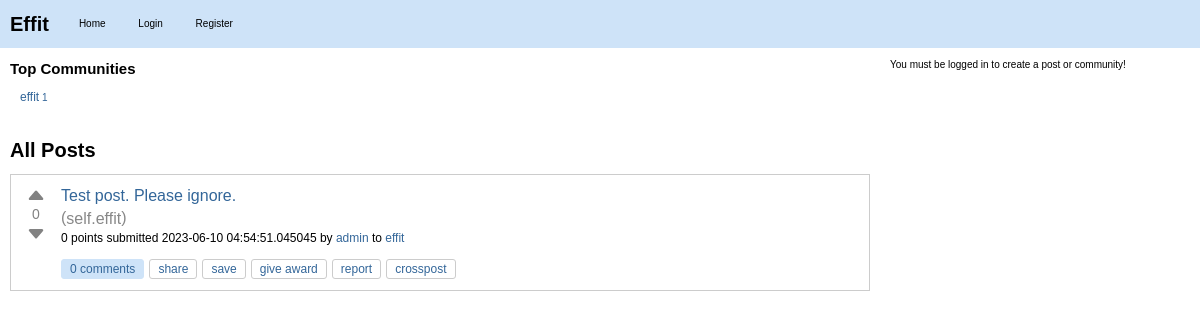
Before: / with the older database file.
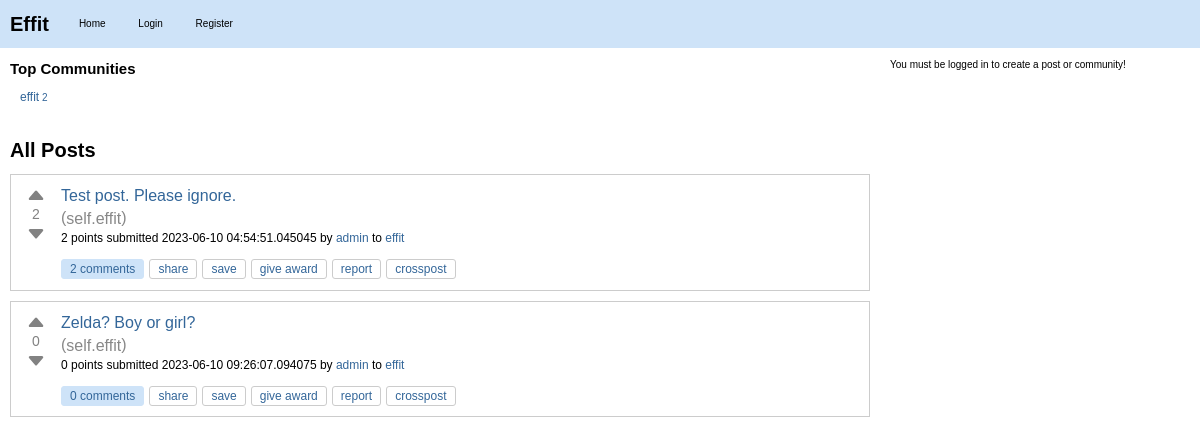
After: the same page with the newer database file.
### effit.py (models this page shows)
class Community(db.Model):
    id = db.Column(db.Integer, primary_key=True)
    name = db.Column(db.String(80), unique=True, nullable=False)
    description = db.Column(db.String(200))
    creator_id = db.Column(db.Integer, db.ForeignKey("user.id"))
    creator = db.relationship(
        "User", backref=db.backref("created_communities", lazy=True)
    )
    posts = db.relationship("Post", backref="community", lazy=True)

class Post(db.Model):
    id = db.Column(db.Integer, primary_key=True)
    title = db.Column(db.String(120), nullable=False)
    content = db.Column(db.Text, nullable=False)
    user_id = db.Column(db.Integer, db.ForeignKey("user.id"), nullable=False)
    created_at = db.Column(db.DateTime, default=datetime.utcnow)
    community_id = db.Column(db.Integer, db.ForeignKey("community.id"), nullable=False)
    upvotes = db.Column(db.Integer, default=0)
    downvotes = db.Column(db.Integer, default=0)
    comments = db.relationship("Comment", backref="post", lazy=True)
    slug = db.Column(db.String(120), nullable=False)
    @property
    def score(self):
        return self.upvotes - self.downvotes

class User(db.Model):
    id = db.Column(db.Integer, primary_key=True)
    username = db.Column(db.String(80), unique=True, nullable=False)
    password = db.Column(db.String(120), nullable=False)
    posts = db.relationship("Post", backref="author", lazy=True)
    communities = db.relationship(
        "Community",
        secondary=community_members,
        backref=db.backref("members", lazy="dynamic"),
    )

### effit.py (the view)
@app.route("/")
def index():
    posts = Post.query.all()
    top_communities = (
        Community.query.join(Community.posts)
        .with_entities(Community, func.count(Post.id).label("post_count"))
        .group_by(Community)
        .order_by(func.count(Post.id).desc())
        .limit(5)
        .all()
    )
    community = (
        Community.query.first()
    )  # or however you want to get a default community
    default_community_id = Community.query.filter_by(name="effit").first().id
    return render_template(
        "index.html",
        posts=posts,
        top_communities=top_communities,
        community=community,
        default_community_id=default_community_id,
    )

### templates/index.html (shortened to what this page needs)
{% extends "layout.html" %}
{% block content %}
<div class="top-communities">
    <h2>Top Communities</h2>
    <div class="community-list">
      {% for community, post_count in top_communities %}
        <div class="community">
          <a href="{{ url_for('community_posts', community_name=community.name) }}">
            <span class="community-name">{{ community.name }}</span>
            <span class="post-count">{{ post_count }}</span>
          </a>
        </div>
      {% endfor %}
    </div>
</div>
<div id="posts">
    <h2>All Posts</h2>
    {% for post in posts %}
    <div class="post-item" id="post-{{ post.id }}">
        <div class="post">
            <div class="vote">
                <button class="upvote" onclick="vote('{{ post.id }}', '{{ post.slug }}', '{{ post.community.name }}', 'upvote')">
                    <svg xmlns="http://www.w3.org/2000/svg" width="20" height="20" fill="currentColor" class="bi bi-caret-up-fill" viewBox="0 0 16 16">
                      <path d="M7.247 4.86l-4.796 5.481c-.646.74.037 1.659.877 1.659h9.392c.839 0 1.523-.92.877-1.659l-4.796-5.48a1 1 0 0 0-1.554 0z"/>
                    </svg>
                </button>
                <span class="score">{{ post.score }}</span>
                <button class="downvote" onclick="vote('{{ post.id }}', '{{ post.slug }}', '{{ post.community.name }}', 'downvote')">
                    <svg xmlns="http://www.w3.org/2000/svg" width="20" height="20" fill="currentColor" class="bi bi-caret-down-fill" viewBox="0 0 16 16">
                      <path d="M7.247 11.14l-4.796-5.481c-.646-.74.037-1.659.877-1.659h9.392c.839 0 1.523.92.877 1.659l-4.796 5.481a1 1 0 0 1-1.554 0z"/>
                    </svg>
                </button>
            </div>
            <div class="post-info">
                <h3><a class="title may-blank loggedin" href="{{ url_for('post_detail', community_name=post.community.name, post_slug=post.slug) }}">{{ post.title }}</a></h3>
                <span class="domain">(<a href="{{ url_for('community_posts', community_name=post.community.name) }}">self.{{ post.community.name }}</a>)</span>
                <p class="tagline">
                    <span>{{ post.score }} points</span>
                    submitted <time datetime="{{ post.created_at.isoformat() }}">{{ post.created_at }}</time>
                    by <a href="{{ url_for('user_posts', username=post.author.username) }}" class="author may-blank id-t2_d2kpf">{{ post.author.username }}</a>
                    to <a href="{{ url_for('community_posts', community_name=post.community.name) }}" class="subreddit hover may-blank">{{ post.community.name }}</a>
                </p>
                <ul class="flat-list buttons">
                    <li class="first">
                        <a href="{{ url_for('post_detail', community_name=post.community.name, post_slug=post.slug) }}" class="bylink comments may-blank" rel="nofollow">
                            {{ post.comments|length }} comments
                        </a>
                    </li>
                    <li class="share"><a class="post-sharing-button">share</a></li>
                    <li class="link-save-button save-button login-required"><a>save</a></li>
                    <li class="give-gold-button"><a href="#" class="give-gold login-required access-required gold-give-gold" rel="nofollow">give award</a></li>
                    <li class="report-button login-required"><a href="#" class="reportbtn access-required">report</a></li>
                    <li class="crosspost-button"><a class="post-crosspost-button">crosspost</a></li>
                </ul>
            </div>
        </div>
    </div>
    {% endfor %}
</div>
{% endblock %}

### templates/layout.html (shortened to what this page needs)
<!DOCTYPE html>
<html lang="en">
<head>
    <link rel="stylesheet" type="text/css" href="{{ url_for('static', filename='styles.css') }}">
    <link rel="stylesheet" href="https://cdn.jsdelivr.net/npm/simplemde@1.11.2/dist/simplemde.min.css">
</head>
<body>
    <nav>
        <a href="{{ url_for('index') }}" class="logo">Effit</a>
        <ul>
            <li><a href="{{ url_for('index') }}">Home</a></li>
            {% if 'username' not in session %}
                <li><a href="{{ url_for('login') }}">Login</a></li>
                <li><a href="{{ url_for('register') }}">Register</a></li>
            {% else %}
                <li><a href="{{ url_for('logout') }}">Logout</a></li>
            {% endif %}
        </ul>
    </nav>
    <main>
        <div id="container">
            <div id="content">
                {% block content %}
                {% endblock %}
            </div>
            <div id="sidebar">
                {% if 'username' in session %}
                <div class="create-form">
                    <h2>Create a Community</h2>
                    <form action="/create_community" method="post">
                        <label for="name">Name:</label><br>
                        <input type="text" id="name" name="name" value="{{ request.form.name | escape }}"><br>
                        <label for="description">Description:</label><br>
                        <textarea id="description" name="description">{{ request.form.description | escape }}</textarea><br>
                        <input type="submit" value="Create">
                    </form>
                </div>
                <div class="create-form">
                    <form action="{{ url_for('create_post') }}" method="post">
                    {% if community_id %}
                    <input type="hidden" name="community_id" value="{{ community_id }}">
                    {% else %}
                    <input type="hidden" name="community_id" value="{{ default_community_id }}">
                    {% endif %}
                    <input type="submit" value="Create Post">
                    </form>
                </div>
                {% else %}
                <p>You must be logged in to create a post or community!</p>
                {% endif %}
            </div>
        </div>
    </main>
</body>
</html>

### static/styles.css (style rules this page uses)
body, ul, ol, li, p, h1, h2, h3, h4, h5, h6, form, fieldset, input, textarea, button { margin: 0; padding: 0; border: 0; }
body { background-color: #ffffff; color: #000000; font: normal x-small verdana,arial,helvetica,sans-serif; font-style: normal; font-variant-caps: normal; font-weight: normal; font-stretch: normal; font-size: x-small; line-height: normal; font-family: verdana, arial, helvetica, sans-serif; font-size-adjust: none; font-kerning: auto; font-optical-sizing: auto; font-variant-alternates: normal; font-variant-east-asian: normal; font-variant-emoji: ; font-variant-ligatures: normal; font-variant-numeric: normal; font-variant-position: normal; font-language-override: normal; font-feature-settings: normal; font-variation-settings: normal; line-height: 1.4; }
.post, .comment { background-color: #ffffff; margin-bottom: 10px; padding: 10px; border: 1px solid #cccccc; font-size: medium; font-family: Arial,sans-serif; display: flex; align-items: start; }
.post h3, .comment h3 { margin: 0; font-size: 16px; line-height: 1.4; }
.post h3 a, .comment h3 a { color: #336699; text-decoration: none; }
h1, h2, h3, h4, h5, h6 { color: #000000; }
a { color: #336699; text-decoration: none; }
#container { display: flex; }
#sidebar { flex: 0 0 300px; order: 2; }
#content { flex: 1; margin-right: 20px; order: 1; }
nav { background-color: #cee3f8; padding: 10px 0; display: flex; align-items: center; }
nav .logo { font-weight: bold; font-size: 20px; color: #000000; text-decoration: none; margin-right: 20px; margin-left: 10px; }
nav ul { list-style: none; padding: 0; margin: 0; }
nav ul li { display: inline-block; margin-right: 10px; }
nav ul li a { color: #000000; text-decoration: none; padding: 5px 10px; }
main { padding: 10px; }
#posts { margin-bottom: 20px; }
#posts h2 { font-size: 20px; margin-bottom: 10px; }
.post .title { font-size: medium; font-weight: normal; margin-bottom: 1px; margin-bottom: 5px; }
.domain { color: #888; display: inline; overflow: hidden; white-space: nowrap; text-overflow: ellipsis; vertical-align: middle; max-width: 19em; }
.domain a { color: #888; display: inline-block; overflow: hidden; white-space: nowrap; text-overflow: ellipsis; vertical-align: middle; max-width: 19em; text-decoration: none; }
.post p { margin-bottom: 10px; font-size: medium; font-family: Segoe,"PT Sans",Arial,sans-serif; }
.post .tagline { font-size: 12px; }
.flat-list.buttons { list-style: none; margin: 0; padding: 0; display: flex; align-items: center; }
.flat-list.buttons li { display: inline-block; margin-right: 5px; }
.flat-list.buttons li a { display: inline-block; padding: 3px 8px; font-size: 12px; line-height: 1; color: #336699; text-decoration: none; background-color: transparent; border: 1px solid #cccccc; border-radius: 3px; transition: background-color 0.2s ease; }
.flat-list.buttons .comments { padding: 3px 8px; background-color: #cee3f8; color: #336699; border: 1px solid #cee3f8; border-radius: 3px; }
.flat-list.buttons .save-button, .flat-list.buttons .give-gold-button, .flat-list.buttons .report-button, .flat-list.buttons .crosspost-button { background-color: #ffffff; }
.flat-list.buttons .login-required { cursor: pointer; }
.top-communities { margin-bottom: 20px; }
.community-list { display: flex; flex-wrap: nowrap; overflow-x: auto; -webkit-overflow-scrolling: touch; scrollbar-width: thin; scrollbar-color: var(--scrollbar-thumb) var(--scrollbar-track); }
.community { flex: 0 0 auto; padding: 10px; display: flex; flex-direction: column; align-items: center; text-align: center; }
.community-name { font-size: 12px; }
.vote { display: flex; flex-direction: column; align-items: center; justify-content: center; width: 30px; margin-right: 10px; }
.upvote, .downvote { height: 20px; border: none; background: none; color: #828282; cursor: pointer; font-size: 20px; line-height: 1; }
.score { font-size: 14px; color: #828282; }

Changed rows visible on the page:
computed for Community "effit": id "1" → "2"
changed Post "Test post. Please ignore.": score "0" → "2"; comments|length "0" → "2"
added Post: score "0", title "Zelda? Boy or girl?", community.name "effit", created_at "2023-06-10 09:26:07.094075", author.username "admin", comments|length "0"
